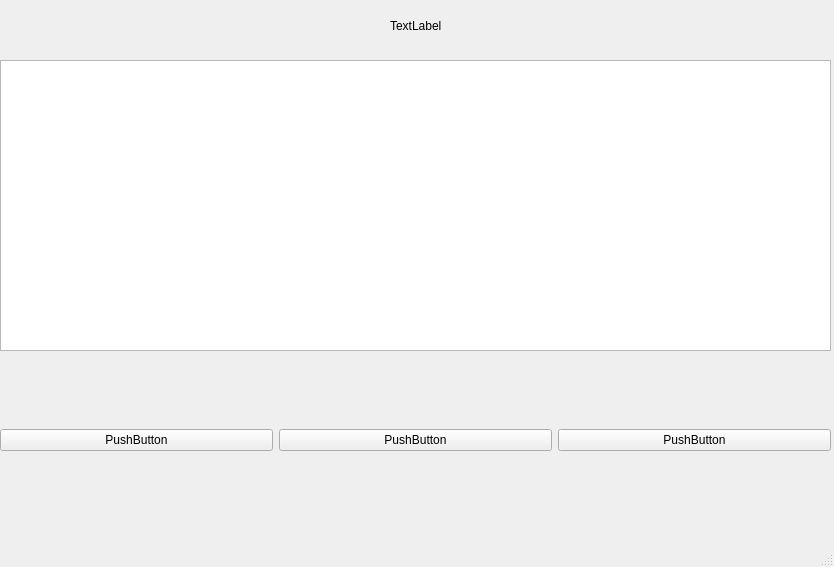
<?xml version="1.0" encoding="UTF-8"?>
<ui version="4.0">
 <class>MainWindow</class>
 <widget class="QMainWindow" name="MainWindow">
  <property name="geometry">
   <rect>
    <x>0</x>
    <y>0</y>
    <width>834</width>
    <height>567</height>
   </rect>
  </property>
  <property name="windowTitle">
   <string>MainWindow</string>
  </property>
  <widget class="QWidget" name="centralwidget">
   <widget class="QWidget" name="horizontalLayoutWidget">
    <property name="geometry">
     <rect>
      <x>0</x>
      <y>350</y>
      <width>831</width>
      <height>181</height>
     </rect>
    </property>
    <layout class="QHBoxLayout" name="horizontalLayout_3">
     <item>
      <widget class="QPushButton" name="PB_Clear">
       <property name="text">
        <string>PushButton</string>
       </property>
      </widget>
     </item>
     <item>
      <widget class="QPushButton" name="PB_circle">
       <property name="text">
        <string>PushButton</string>
       </property>
      </widget>
     </item>
     <item>
      <widget class="QPushButton" name="PB_start_stop">
       <property name="text">
        <string>PushButton</string>
       </property>
      </widget>
     </item>
    </layout>
   </widget>
   <widget class="QWidget" name="verticalLayoutWidget">
    <property name="geometry">
     <rect>
      <x>0</x>
      <y>60</y>
      <width>831</width>
      <height>291</height>
     </rect>
    </property>
    <layout class="QVBoxLayout" name="verticalLayout_4">
     <item>
      <widget class="QTextBrowser" name="text_log"/>
     </item>
    </layout>
   </widget>
   <widget class="QWidget" name="horizontalLayoutWidget_2">
    <property name="geometry">
     <rect>
      <x>0</x>
      <y>0</y>
      <width>831</width>
      <height>51</height>
     </rect>
    </property>
    <layout class="QHBoxLayout" name="horizontalLayout_2">
     <item>
      <spacer name="horizontalSpacer">
       <property name="orientation">
        <enum>Qt::Orientation::Horizontal</enum>
       </property>
       <property name="sizeHint" stdset="0">
        <size>
         <width>40</width>
         <height>20</height>
        </size>
       </property>
      </spacer>
     </item>
     <item>
      <widget class="QLabel" name="label_time">
       <property name="text">
        <string>TextLabel</string>
       </property>
      </widget>
     </item>
     <item>
      <spacer name="horizontalSpacer_2">
       <property name="orientation">
        <enum>Qt::Orientation::Horizontal</enum>
       </property>
       <property name="sizeHint" stdset="0">
        <size>
         <width>40</width>
         <height>20</height>
        </size>
       </property>
      </spacer>
     </item>
    </layout>
   </widget>
  </widget>
  <widget class="QMenuBar" name="menubar">
   <property name="geometry">
    <rect>
     <x>0</x>
     <y>0</y>
     <width>834</width>
     <height>22</height>
    </rect>
   </property>
  </widget>
  <widget class="QStatusBar" name="statusbar"/>
 </widget>
 <resources/>
 <connections/>
</ui>
